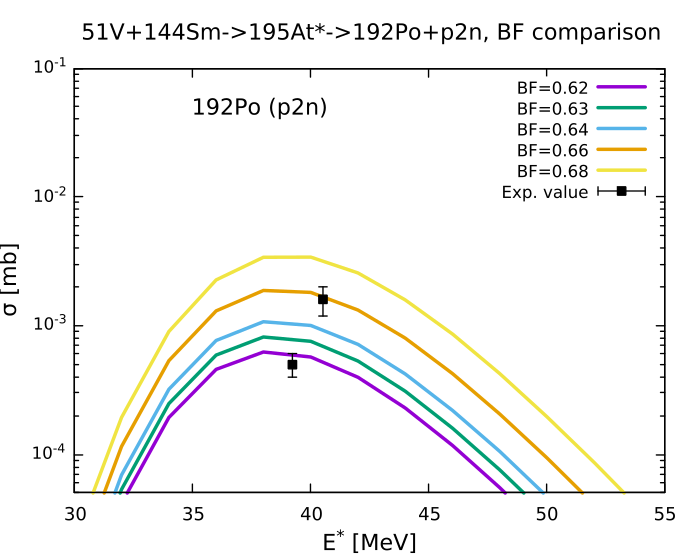

This chart was generated by the following gnuplot code:
reset
set terminal qt enhanced size 500,400
set bmargin 3

set key opaque

set logscale y

set title '51V+144Sm->195At*->192Po+p2n, BF comparison' font ',12'

ymin=5e-5
ymax=1e-1
set yrange [ymin:ymax]

set xrange [30:55]
set format y "10^{%L}"

set ylabel '{/Symbol s} [mb]' font ',12' offset -1,0
set xlabel 'E^* [MeV]' font ',12' offset 0,0
set xtics font ',10'
set format x '%h'

set label '192Po (p2n)' font ',12' at 35,5e-2

plot for [i=0:4] '51V_144Sm_195At_barfac_comparison_192Po.dat' index i using 1:6 with l lw 2.5 lt (i+1) title columnhead, '' index 5 using 1:2:3 with errorbars pt 5 lc rgb 'black' title 'Exp. value'


unset multiplot
